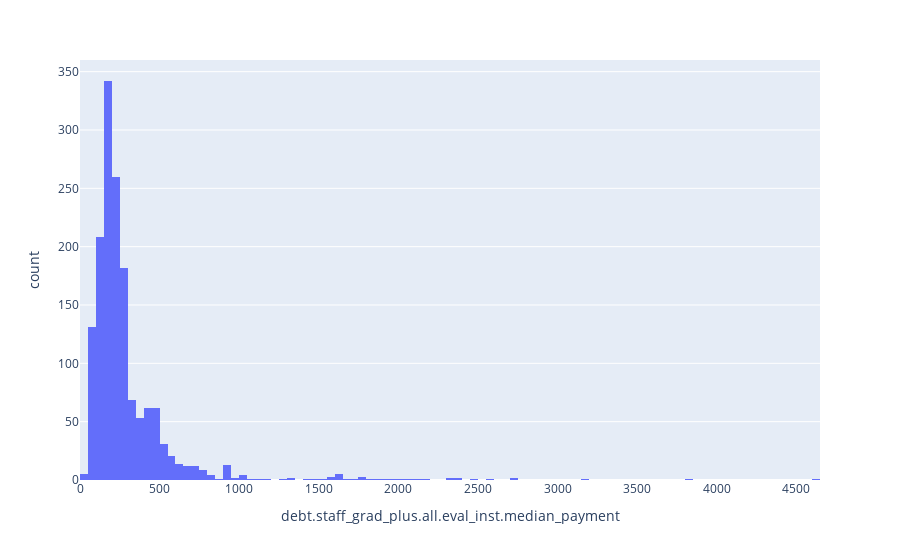

The cell this chart's notebook holds for it:
### Markdown cell above
Median earnings appear right-skewed, suggesting the presence of high-earning outliers. Log transformation is applied to stabilize variance.

Does log transformation improve comparability across programs?

### Code cell
px.histogram(
    df,
    x="debt.staff_grad_plus.all.eval_inst.median_payment"
)

### Figure 1 — Plotly figure (JSON) as saved in the notebook; plotly's stock layout.template omitted (floating-point values rounded to 4 significant figures; data arrays with more than 128 entries replaced by an {"elided": "..."} marker saying what was removed)
{"data": [{"bingroup": "x", "hovertemplate": "debt.staff_grad_plus.all.eval_inst.median_payment=%{x}<br>count=%{y}<extra></extra>", "legendgroup": "", "marker": {"color": "#636efa", "pattern": {"shape": ""}}, "name": "", "orientation": "v", "showlegend": false, "type": "histogram", "x": {"elided": "1538 float values"}, "xaxis": "x", "yaxis": "y"}], "layout": {"barmode": "relative", "legend": {"tracegroupgap": 0}, "margin": {"t": 60}, "xaxis": {"anchor": "y", "domain": [0, 1], "title": {"text": "debt.staff_grad_plus.all.eval_inst.median_payment"}}, "yaxis": {"anchor": "x", "domain": [0, 1], "title": {"text": "count"}}}}
